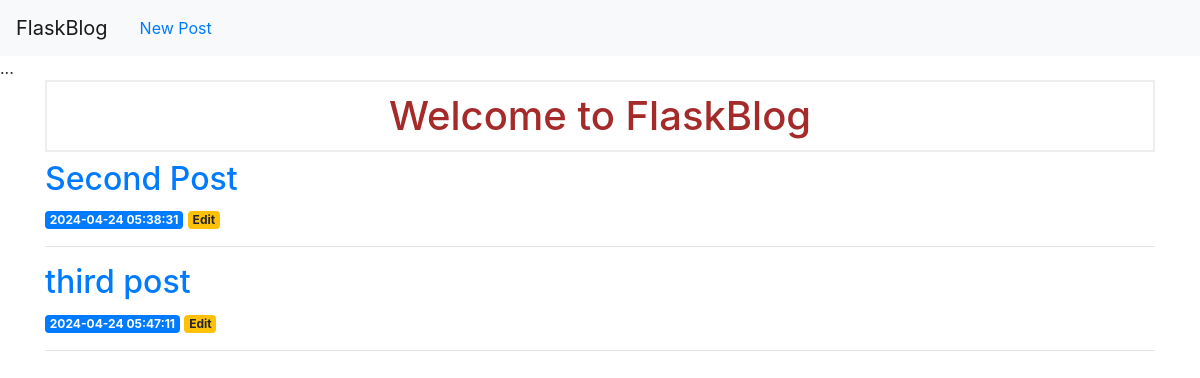
Before: / with the older database file.
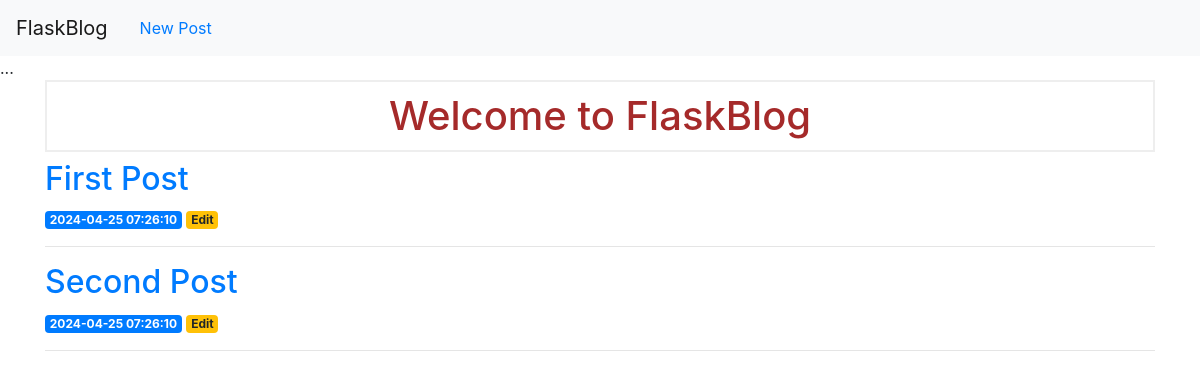
After: the same page with the newer database file.
### tables this page shows
CREATE TABLE posts (
    id INTEGER PRIMARY KEY AUTOINCREMENT,
    created TIMESTAMP NOT NULL DEFAULT CURRENT_TIMESTAMP,
    title TEXT NOT NULL,
    content TEXT NOT NULL
);

### main.py (the view)
@app.route('/')
def index():
    conn = get_db_connection()
    posts = conn.execute('SELECT * FROM posts').fetchall()
    conn.close()
    return render_template('index.html', posts=posts)

### main.py (called while the page is built)
def get_db_connection():
    conn = sqlite3.connect('database.db')
    conn.row_factory = sqlite3.Row
    return conn

### templates/index.html (shortened to what this page needs)
<!DOCTYPE html>
<html lang="en">
<head>
    <link rel="stylesheet" href="{{ url_for('static', filename= 'css/style.css') }}">
</head>
<body>
{% extends 'base.html' %}
    {% block content %}
        <h1>{% block title %} Welcome to FlaskBlog {% endblock %}</h1>
        {% for post in posts %}
            <a href="{{ url_for('post', post_id=post['id']) }}">
                <h2>{{ post['title'] }}</h2>
            </a>
            <span class="badge badge-primary">{{ post['created'] }}</span>
            <a href="{{ url_for('edit', id=post['id']) }}">
                <span class="badge badge-warning">Edit</span>
            </a>
            <hr>
        {% endfor %}
    {% endblock %}

### templates/base.html (shortened to what this page needs)
<!doctype html>
<html lang="en">
  <head>
        <link rel="stylesheet" href="https://stackpath.bootstrapcdn.com/bootstrap/4.3.1/css/bootstrap.min.css">
      </head>
      <body>
        <nav class="navbar navbar-expand-md navbar-light bg-light">
            <a class="navbar-brand" href="{{ url_for('index')}}">FlaskBlog</a>
            <a class="nav-link" href="{{url_for('create')}}">New Post</a>
        </nav>
        ...
        <div class="container">
            {% block content %} {% endblock %}
        </div>
      </body>
</html>

### static/style.css (style rules this page uses)
h1 { border: 2px #eee solid; color: brown; text-align: center; padding: 10px; }

Changed rows visible on the page:
removed posts: title "third post", created "2024-04-24 05:47:11"
added posts: title "First Post", created "2024-04-25 07:26:10"
changed posts "Second Post": created "2024-04-24 05:38:31" → "2024-04-25 07:26:10"
